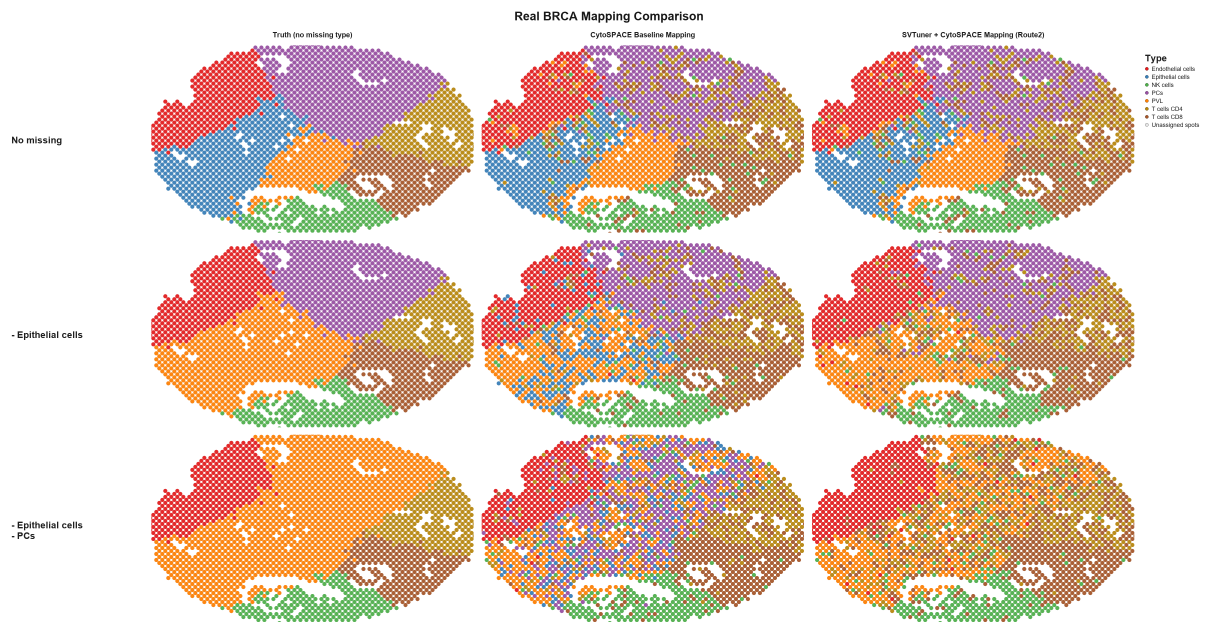
#> input picture visualizations/simulations/real_brca/real_brca_triptych_stack_3rows.png, 3654 x 1890 px (shown at 1/3 size)
$ python -i build_real_brca_three_row_stack.py   (imports and definitions only)
#> lines starting #> are read from the running program, lines starting #| are printed output that depends on the picture; after the words box and inside, x2 and y2 are one past the last pixel; in counts of white or black regions, pixels touching at a corner belong together
#!/usr/bin/env python
from __future__ import annotations

import csv
from pathlib import Path

import numpy as np
from PIL import Image, ImageDraw, ImageFont


# [23 lines left out: function _load_font, not called in this run]


def _find_segments(signal: np.ndarray, threshold: float, min_len: int) -> list[tuple[int, int]]:
    mask = signal > threshold
    out: list[tuple[int, int]] = []
    start = None
    for i, v in enumerate(mask):
        if v and start is None:
            start = i
        elif (not v) and start is not None:
            if i - start >= min_len:
                out.append((start, i - 1))
            start = None
    if start is not None and (len(mask) - start) >= min_len:
        out.append((start, len(mask) - 1))
    return out


# [6 lines left out: function _whiten_gray_background, not called in this run]


def _extract_triptych(row_png: Path) -> list[Image.Image]:
    arr = np.array(Image.open(row_png).convert("RGB"))
#> arr is the input picture: shape (1890, 3654, 3); mean R, G, B 224, 198.4, 183.8
    bg = np.array([230, 230, 230], dtype=np.int16)
    diff = np.max(np.abs(arr.astype(np.int16) - bg[None, None, :]), axis=2)
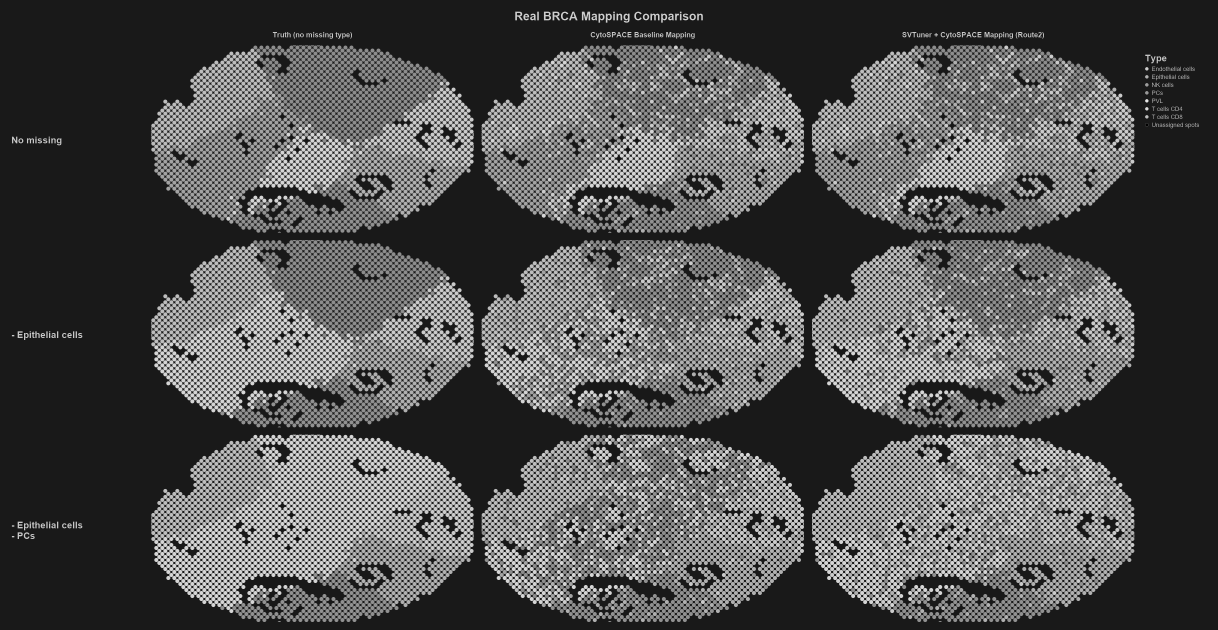
#> diff: shape (1890, 3654) int16 (shown at 1/3 size); min 0, max 230, mean 83
    fg = diff > 8
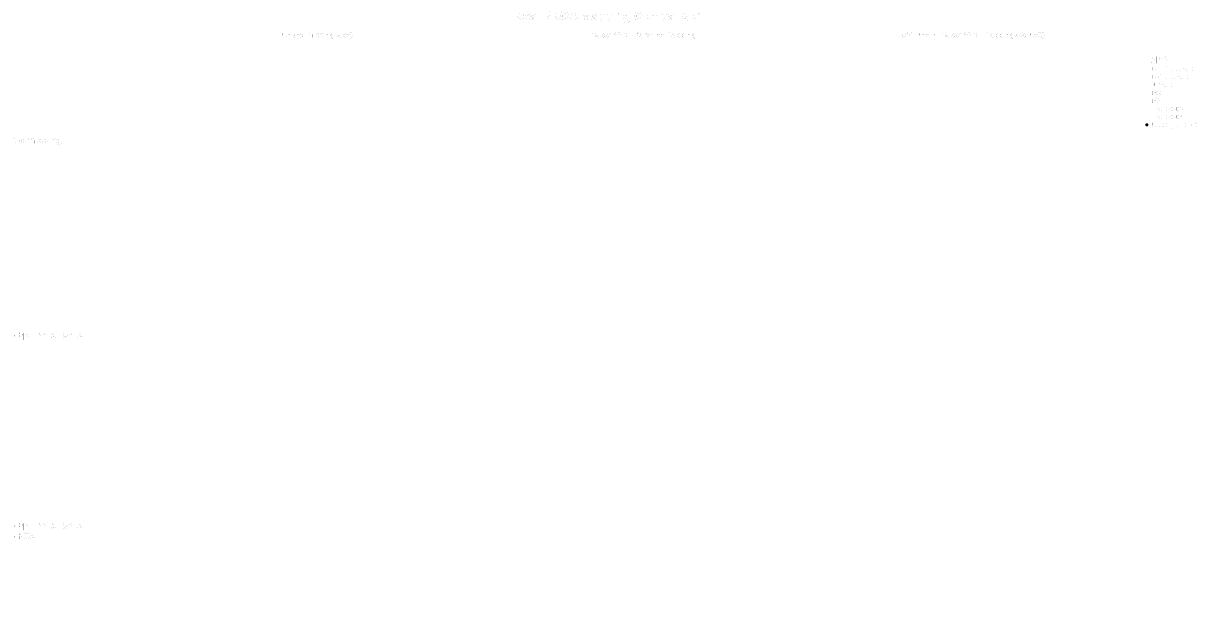
#> fg: shape (1890, 3654) bool (shown at 1/3 size); 100% white; black in thin lines or dots, all inside (x1, y1, x2, y2) = (43, 35, 3591, 1617)

    x_counts = fg.sum(axis=0)
#> x_counts = 3654 values, max 1890 at index 0, min 1848 at index 71, mean 1889.7
    x_segs = _find_segments(x_counts, threshold=60, min_len=800)
#> the loop in _find_segments, `for i, v in enumerate(mask):` made 3654 passes
#> start on pass 1: 0
#> after the loop in _find_segments, `for i, v in enumerate(mask):`: out = []; start = 0
#> x_segs = [(0, 3653)]
    if len(x_segs) < 3:
#> (the run stopped early here; a loop or call above may not have finished)
